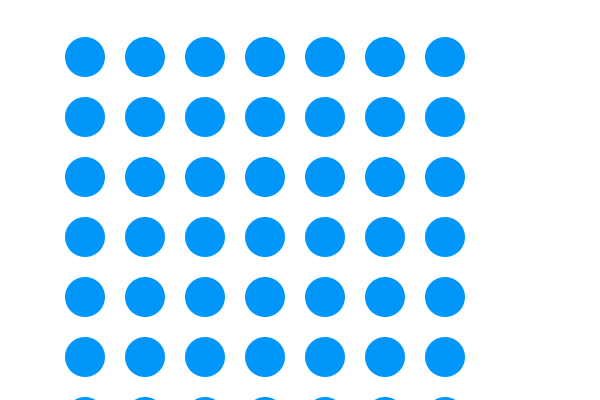
Frame 1 (no input)
Frame 60 (the mouse pressed at the canvas centre just before this capture): identical to frame 1, image omitted
Frame 120 (the mouse held since frame 60 and released just before this capture): identical to frame 1, image omitted

The Processing sketch that drew this single still picture (run headless with seeded random() and noise(); from frame 60 on, the mouse is pressed at the canvas centre):

// Processing sketch: processing_105967
// ── processing_105967.pde

float x;
float y;
float radio = 1;

void setup() {
  size(600, 400);
  background(255);
  smooth();
//  if (frame != null) {
//    frame.setResizable(true);
//  }
}

void draw() {
  background(255);
  for (int i = 0; i <=6 ; i++) { //
    for (int j = 0; j <=6 ; j++) {

      radio=40;
      x = width/7+i*(radio+20);
      y = height/7+j*(radio+20);

      //}

      if (dist(mouseX, mouseY, x-i, y-j) < radio/2) {
        radio = 20;
        noStroke();
        fill(150, 200, 50);
      }
      else {
        noStroke();
        fill(0, 150, 250);
      }

      ellipse(x, y, radio, radio);
    }
  }
}
